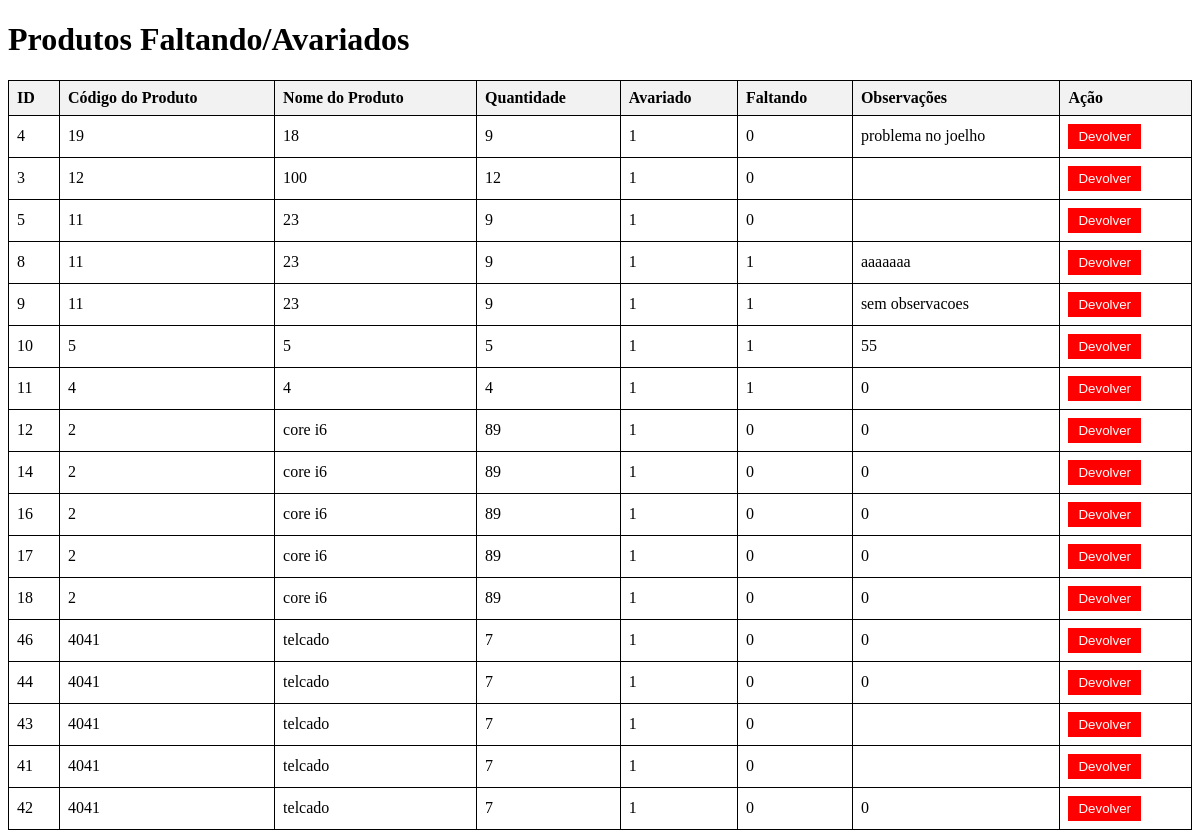
The page /SENAI_LOGISTICA/home/movimentacao_pos_vistoria/pFaltAva.php on the database as committed earlier.
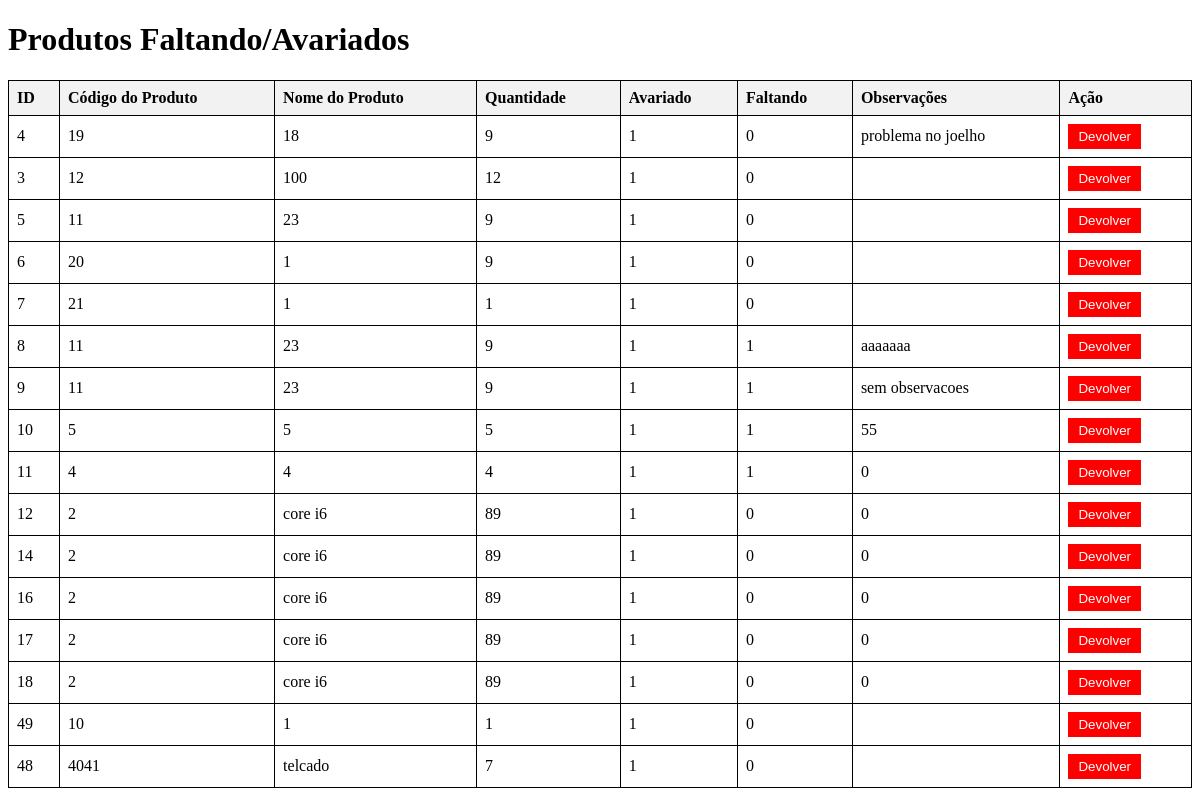
The same page on the database as committed later.
### tables this page shows
CREATE TABLE `vistoriacarga` (
  `id` int(11) NOT NULL,
  `pedidob` varchar(50) NOT NULL,
  `nome_produto` varchar(50) NOT NULL,
  `qtd_prod` int(11) NOT NULL,
  `avariado` tinyint(4) DEFAULT NULL,
  `faltando` tinyint(50) NOT NULL,
  `observacoes` varchar(50) DEFAULT NULL,
  `data_registro` date DEFAULT NULL
);

### SENAI_LOGISTICA/home/movimentacao_pos_vistoria/pFaltAva.php (the view, shortened to what this page needs)
<!DOCTYPE html>
<html lang="en">
<head>
</head>
<body>
    <h1>Produtos Faltando/Avariados</h1>
    <?php
    $servername = "localhost";
    $username = "root";
    $password = "root";
    $dbname = "senai";
    $conn = new mysqli($servername, $username, $password, $dbname);
    $sql = "SELECT id, pedidob, nome_produto, qtd_prod, avariado, faltando, observacoes FROM vistoriacarga WHERE avariado = 1 OR faltando = 1";
    $result = $conn->query($sql);
    if ($result->num_rows > 0) {
        echo "<table>";
        echo "<tr><th>ID</th><th>Código do Produto</th><th>Nome do Produto</th><th>Quantidade</th><th>Avariado</th><th>Faltando</th><th>Observações</th><th>Ação</th></tr>";
        while ($row = $result->fetch_assoc()) {
            echo "<tr>";
            echo "<td>" . htmlspecialchars($row["id"]) . "</td>";
            echo "<td>" . htmlspecialchars($row["pedidob"]) . "</td>";
            echo "<td>" . htmlspecialchars($row["nome_produto"]) . "</td>";
            echo "<td>" . htmlspecialchars($row["qtd_prod"]) . "</td>";
            echo "<td>" . htmlspecialchars($row["avariado"]) . "</td>";
            echo "<td>" . htmlspecialchars($row["faltando"]) . "</td>";
            echo "<td>" . htmlspecialchars($row["observacoes"]) . "</td>";
            echo "<td>";
            echo "<form method='post' style='display:inline;'>";
            echo "<input type='submit' value='Devolver' class='devolver-btn' onclick='return confirm(\"Tem certeza que deseja devolver este produto?\");'>";
            echo "</form>";
            echo "</td>";
            echo "</tr>";
        }
        echo "</table>";
    } else {
        echo "Nenhum produto faltando ou avariado encontrado.";
    }
    ?>
</body>
</html>

Rows that differ between the two databases and show on the page:
removed vistoriacarga: id "46", pedidob "4041", nome_produto "telcado", qtd_prod "7", avariado "1", faltando "0", observacoes "0"
removed vistoriacarga: id "44", pedidob "4041", nome_produto "telcado", qtd_prod "7", avariado "1", faltando "0", observacoes "0"
removed vistoriacarga: id "43", pedidob "4041", nome_produto "telcado", qtd_prod "7", avariado "1", faltando "0"
removed vistoriacarga: id "41", pedidob "4041", nome_produto "telcado", qtd_prod "7", avariado "1", faltando "0"
removed vistoriacarga: id "42", pedidob "4041", nome_produto "telcado", qtd_prod "7", avariado "1", faltando "0", observacoes "0"
now on this page (row edited): vistoriacarga: id "6", pedidob "20", nome_produto "1", qtd_prod "9", avariado "1", faltando "0"
now on this page (row edited): vistoriacarga: id "7", pedidob "21", nome_produto "1", qtd_prod "1", avariado "1", faltando "0"
added vistoriacarga: id "49", pedidob "10", nome_produto "1", qtd_prod "1", avariado "1", faltando "0"
added vistoriacarga: id "48", pedidob "4041", nome_produto "telcado", qtd_prod "7", avariado "1", faltando "0"
